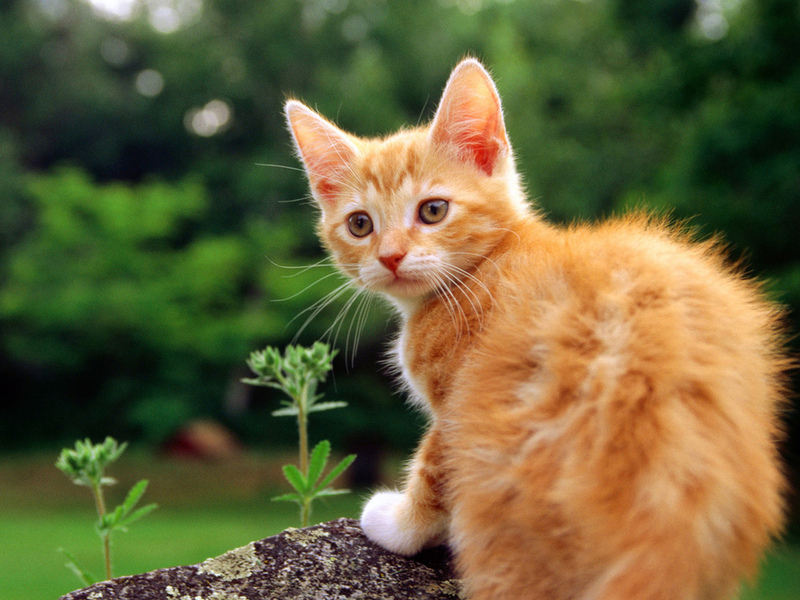
#> input picture Task 3/kitty.jpg, 800 x 600 px
$ python script.py
#> lines starting #> are read from the running program, lines starting #| are printed output that depends on the picture
#> in main, input_img is the input picture: shape (600, 800, 3); mean B, G, R 58.7, 98.5, 104.3
import cv2 as cv
import numpy as np
import matplotlib.pyplot as plt
from numba import njit
from abc import ABC, abstractmethod
from scipy.special import softmax


def calc_out_shape(input_matrix_shape, out_channels, kernel_size, stride, padding):
    batch_size, channels_count, input_height, input_width = input_matrix_shape
    output_height = (input_height + 2 * padding - (kernel_size - 1) - 1) // stride + 1
    output_width = (input_width + 2 * padding - (kernel_size - 1) - 1) // stride + 1

    return batch_size, out_channels, output_height, output_width


class ABCConv2d(ABC):
    def __init__(self, in_channels, out_channels, kernel_size, stride):
        self.in_channels = in_channels
        self.out_channels = out_channels
        self.kernel_size = kernel_size
        self.stride = stride

    def set_kernel(self, kernel):
        self.kernel = kernel

    @abstractmethod
    def __call__(self, input_tensor):
        pass


class Conv2dMatrix(ABCConv2d):
    def __call__(self, input_tensor):
        image_size, out_channels, output_height, output_width = calc_out_shape(
            input_tensor.shape,
            self.out_channels,
            self.kernel_size,
            self.stride,
            padding=0)
#> image_size = 1; out_channels = 5; output_height = 30; output_width = 30

        output_tensor = np.zeros((image_size, out_channels, output_height, output_width))

        for num_image, image in enumerate(input_tensor):

            for num_filter, filter_ in enumerate(self.kernel):

                for i in range(output_height):
                    for j in range(output_width):
                        current_row = self.stride * i
                        current_column = self.stride * j
                        current_slice = image[:, current_row:current_row + self.kernel_size,
                                        current_column:current_column + self.kernel_size]

                        res = float((current_slice * filter_).sum())

                        output_tensor[num_image, num_filter, i, j] = res
#> this loop made 1 pass
#> num_image on pass 1: 0

        return output_tensor


class MaxPool2D(ABCConv2d):
    def __call__(self, input_tensor):
        image_size, out_channels, output_height, output_width = calc_out_shape(
            input_tensor.shape,
            self.out_channels,
            self.kernel_size,
            self.stride,
            padding=0)

        mat_out = np.zeros((image_size, out_channels, output_height, output_width))

        for num_image, image in enumerate(input_tensor):
            for num_chnl in range(image.shape[0]):

                for i in range(output_height):
                    for j in range(output_width):
                        current_row = self.stride * i
                        current_column = self.stride * j
                        current_slice = image[num_chnl, current_row:current_row + self.kernel_size,
                                        current_column:current_column + self.kernel_size]

                        res = float(current_slice.max())
                        mat_out[num_image, num_chnl, i, j] = res
        return mat_out


class LayerNorm:
    def __call__(self, input_tensor, gamma=1, betta=0, eps=1e-3):
#> called with input_tensor = array of shape (1, 5, 30, 30), gamma = 1, betta = 0, eps = 0.001
        result = np.zeros(input_tensor.shape)
        for b, batch in enumerate(input_tensor):
            for c, image in enumerate(batch):
                Mu = np.mean(image)
                sigma = np.std(image)
                result[b, c, :, :] = ((image - Mu) / (np.sqrt(sigma ** 2 + eps))) * gamma + betta
#> this loop made 1 pass
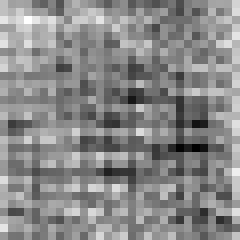
#> image: shape (30, 30) float64 (shown 8 times larger); min -16109, max -3817, mean -9501.6; drawn with min black and max white
        return result


class Relu:
    def __call__(self, input_tensor):
        return np.where(input_tensor > 0, input_tensor, 0)


def custom_softmax(x):
    e_x = np.exp(x - np.max(x, axis=1))
    return e_x / np.sum(e_x, axis=1)


class FeedForward:
    def __init__(self, stride=1):
        kernel = np.random.randint(-10, 10, 5 * 3 * 3).reshape(5, 3, 3)
        in_channels = kernel.shape[1]
        out_channels = kernel.shape[0]
        kernel_size = kernel.shape[2]

        self.conv2d = Conv2dMatrix(in_channels, out_channels, kernel_size, stride)
        self.conv2d.set_kernel(kernel)
        self.LN = LayerNorm()
        self.relu = Relu()
        self.max_pool = MaxPool2D(out_channels, out_channels, 2, 2)

    def forward(self, x):
        x = self.conv2d(x)
        x = self.LN(x)
        x = self.relu(x)
        x = self.max_pool(x)
#> the loop in __call__, `for num_image, image in enumerate(input_tensor):` made 1 pass
        return custom_softmax(x)


def main():
    input_img = cv.imread("kitty.jpg")
    input_img = cv.resize(input_img, (32, 32)).reshape(1, 3, 32, 32)  # BxCxWxH
    Net = FeedForward(stride=1)
    out = Net.forward(input_img)
    print("forward out: \n", out)
#> (printed output is left out)
    print("output shape: \n", out.shape)
#| output shape:
#|  (1, 5, 15, 15)


if __name__ == '__main__':
    main()
